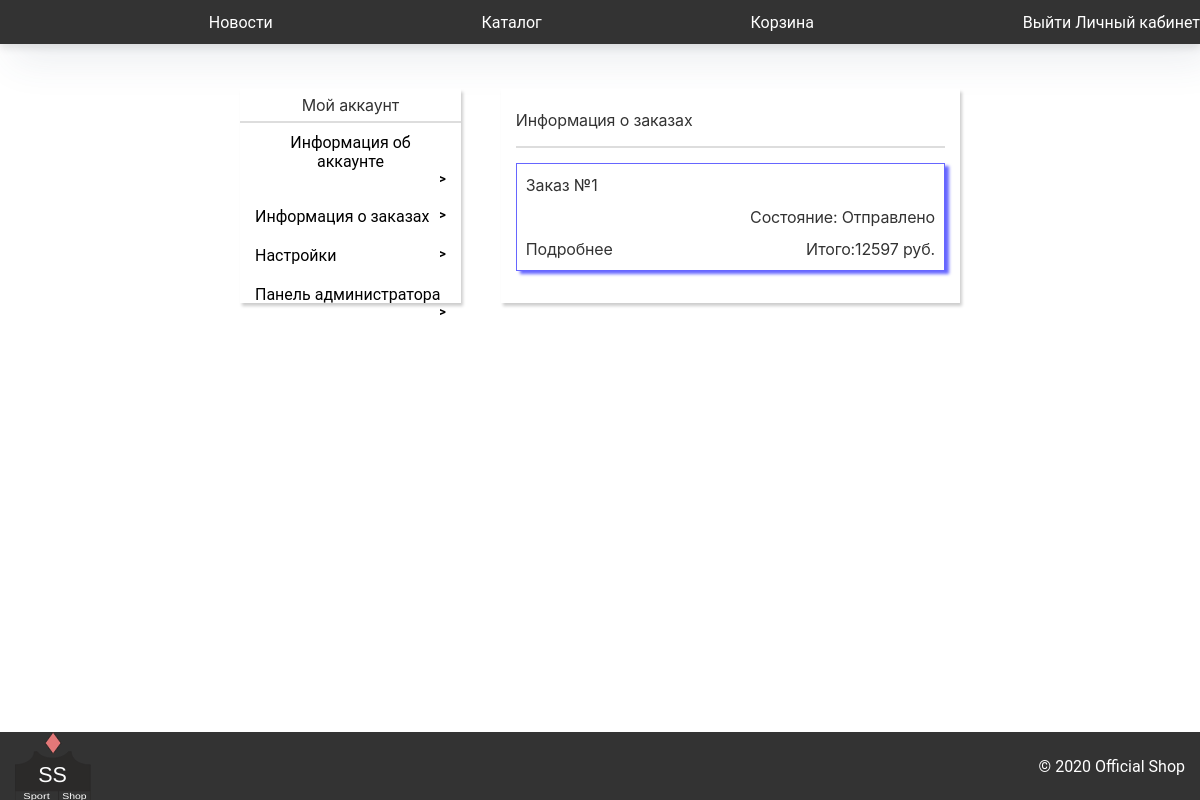
Page /cabinet/orders/ (signed in) on the earlier database version.
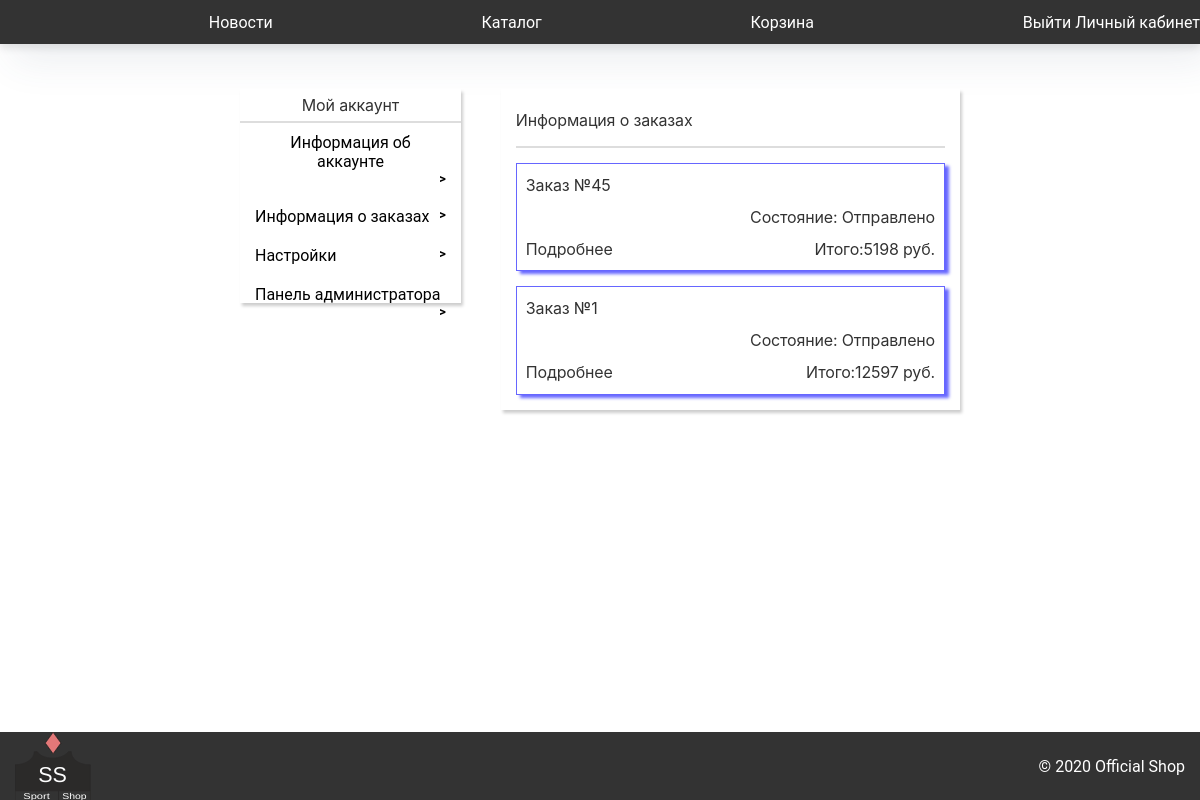
Same page on the later database version.
### Cabinet/models.py (models this page shows, shortened)
class Orders(models.Model):
    userName =  models.TextField()
    goodId  =   models.IntegerField()
    count = models.IntegerField()
    result = models.IntegerField(default = 0)
    numberOfOrder = models.TextField()
    status = models.TextField(default = "Отправлено")

### Cabinet/views.py (the view)
# urls.py: path('orders/', views.cabinet_orders, name="cabinet_orders"),
def cabinet_orders(request):
    try:
        orders = Orders.objects.filter(userName = request.session["user"]).order_by('-id')
    except Exception as e:
        return HttpResponseRedirect("/main")
    alreadyOrders = []
    allNumOfOrders = set()
    for i in orders:
        allNumOfOrders.add(i.numberOfOrder)
    for i in allNumOfOrders:
        order = {}
        goods = []
        orders = Orders.objects.filter(numberOfOrder = i).order_by('-id')
        for j in orders:
            order['result'] = j.result
            order['userName'] = j.userName
            AboutGood = About_goods.objects.get(id = j.goodId)
            goods.append({"good" : AboutGood,
                          'count' : j.count,
                          "price": j.count*AboutGood.price})
        order['status'] = j.status
        order['numberOfOrder'] = i
        order['goods'] = goods
        alreadyOrders.append(order)
    dict = {"aunt":True, "orders" : alreadyOrders}
    return checkAunt(request, "ordblock", dict)

### Cabinet/views.py (called while the page is built)
def checkAunt(request, what, dict, admin = 0):
    if request.user.is_authenticated:
        count = calculate_new(request.session["user"])
        newGoods = "" if count == 0 else count
        ID = request.session['id']
        usr = User.objects.get(id = ID)
        dict['admin'] = usr.is_staff
        dict["goodsInBasket"] = newGoods
        if(admin):
            if(dict['admin']):
                return render(request, "CabinetTemp/"+ what +".html", dict)
            else:
                return HttpResponseRedirect("/cabinet")
        return render(request, "CabinetTemp/"+ what +".html", dict)
    return HttpResponseRedirect("/main")

### Main/basket_new_goods.py (called while the page is built)
def calculate_new(userName):
    result = 0
    try:
        goods = Goods_of_user.objects.filter(userName = userName)
        for i in goods:
            if(i.checked == 0):
                result+=1
        return result
    except Exception as e:
        return result

### Registration/templates/CabinetTemp/ordblock.html (shortened to what this page needs)
{%extends "CabinetTemp/cabinet.html"%}
{%block content_in_cabinet%}
        <div class="infoBlock ord">
            <div class="info">
                <div class='blockName'>
                    <h2>Информация о заказах</h2>
                    <hr>
                </div>
                <div class='mainBlock'>
                  {%for i in orders%}
                    <div class="order-block">
                        <div class="order">
                            <div class="orderBox">
                                <p>Заказ №{{i.numberOfOrder}}</p>
                                <div class='status'>
                                    <p>Состояние: {{ i.status }}</p>
                                    <p>Итого:{{ i.result }} руб.</p>
                                </div>
                                <button class='details' onclick='detailBox({{i.numberOfOrder}})'>
                                    <p>Подробнее</p>
                                </button>
                            </div>
                        </div>
                    </div>
                    {%endfor%}
                </div>
            </div>
        </div>
{%endblock%}

Differences in the rows shown:
added Orders: numberOfOrder "45"
added Orders: status "Отправлено"
Other differences:
new list line: "Заказ № Состояние: Итого: 5198 руб. Подробнее"
